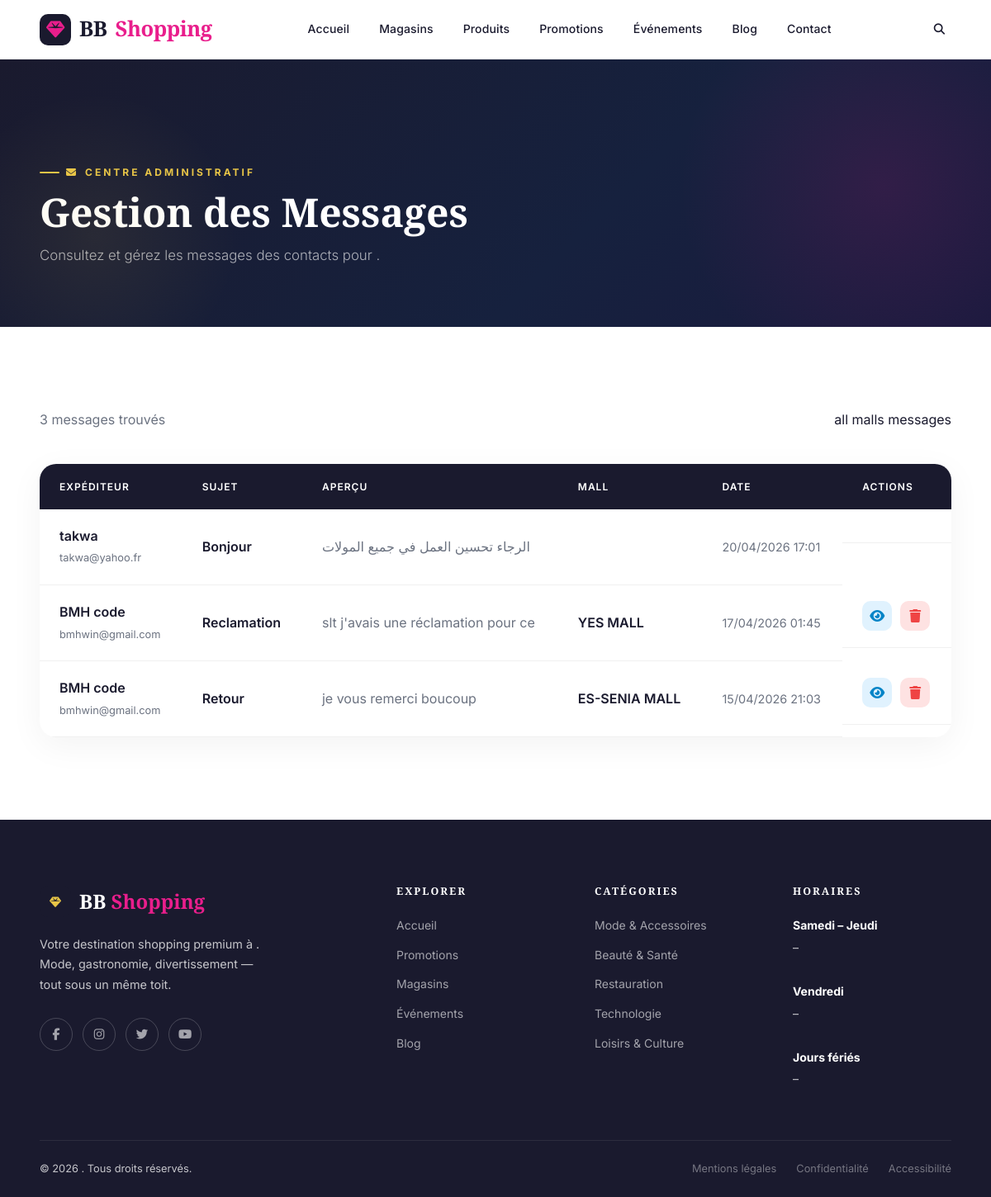
/contacts/, run on the app's committed database.
### centre_commercial/models.py (models this page shows, shortened)
class ContactMessage(models.Model):
    mall = models.ForeignKey(Mall, null=True, blank=True, on_delete=models.SET_NULL,  related_name='contacts')
    name = models.CharField(max_length=100, verbose_name="Name")
    email = models.EmailField(verbose_name="Email")
    subject = models.CharField(max_length=200, verbose_name="Subject")
    message = models.TextField(verbose_name="Message")
    created_at = models.DateTimeField(auto_now_add=True, verbose_name="Date created")

class Mall(models.Model):
    CITIES = [
        ('constantine', 'Constantine'),
        ('alger', 'Alger'),
        ('oran', 'Oran'),
        ('annaba', 'Annaba'),
        ('setif', 'Sétif'),
        ('autre', 'Autre'),
    ]
    name = models.CharField(max_length=200)
    slug = models.SlugField(unique=True, blank=True)
    city = models.CharField(max_length=50, choices=CITIES)
    region = models.CharField(max_length=100)
    address = models.CharField(max_length=300)
    image = models.ImageField(upload_to='malls/', blank=True, null=True)
    bg_color = models.CharField(max_length=200, default="linear-gradient(135deg,#1a1a2e,#2d1f6e)",
                                  verbose_name="Gradient CSS (fallback image)",
                                  help_text="Ex: linear-gradient(135deg,#1a1a2e,#e91e8c)")
    description_short = models.CharField(max_length=180, blank=True)
    description = models.TextField()
    is_open = models.BooleanField(default=True)
    is_featured = models.BooleanField(default=False)
    badge           = models.CharField(max_length=40, blank=True, verbose_name="Badge (ex: New, Phare)")
    observation     = models.TextField(blank=True, null=True, verbose_name="Observation") # En cas de fermeture ou autre
    phone        = models.CharField(max_length=20, blank=True, null=True, verbose_name="Phone")
    email            = models.EmailField(blank=True, null=True)
    website         = models.URLField(blank=True, null=True)
    opening_time = models.TimeField()
    closing_time = models.TimeField()
    number_of_shops = models.IntegerField(default=0)
    number_of_parking_spaces = models.IntegerField(default=0)
    created_at = models.DateTimeField(auto_now_add=True)
    updated_at = models.DateTimeField(auto_now=True)
    opening_date = models.DateField(blank=True, null=True, verbose_name="Opening date (if future)")
    class Meta:
        verbose_name = "Centre Commercial (Mall)"
        verbose_name_plural = "Centres Commerciaux (Malls)"
        ordering = ['-is_featured', 'name']

### centre_commercial/views.py (the view)
# urls.py: path('contacts/', views.ContactMessageListView.as_view(), name='contacts_messages_all'),
class ContactMessageListView(ListView):
    model = ContactMessage
    template_name = 'mall/contacts_messages_list.html'
    context_object_name = 'contacts'
    ordering = ['-created_at']
    def get_queryset(self):
        self.mall_slug = self.kwargs.get('slug')  # ✅ التصحيح هنا
        self.mall = None
        if self.mall_slug:
            self.mall = get_object_or_404(Mall, slug=self.mall_slug)
            return ContactMessage.objects.filter(mall=self.mall).order_by('-created_at')
        return ContactMessage.objects.all().order_by('-created_at')
    def get_context_data(self, **kwargs):
        context = super().get_context_data(**kwargs)
        context['mall'] = self.mall #get_object_or_404(Mall, slug=self.kwargs['mall_slug'])
        return context

### centre_commercial/context_processors.py (called while the page is built)
def cart_processor(request):
    cart_count = 0
    if request.user.is_authenticated:
        order = Order.objects.filter(user=request.user, status='pending').first()
        if order:
            cart_count = sum(item.quantity for item in order.items.all())
    return {
        'cart_count': cart_count
    }

### templates/mall/contacts_messages_list.html (shortened to what this page needs)
{% extends 'base.html' %}
{% load static %}
{% block content %}
<section class="ym-page-hero">
  <div class="ym-container">
    <p class="ym-eyebrow"><i class="fas fa-envelope"></i> Centre Administratif</p>
    <h1 class="ym-section-title">Gestion des Messages</h1>
    <p class="ym-section-subtitle">Consultez et gérez les messages des contacts pour <strong>{{ mall.name }}</strong>.</p>
  </div>
</section>
<section class="ym-section ym-section--light">
    <div class="ym-container">
        <div class="dashboard-header ym-reveal">
            <div>
                <p style="color: #6b7280;">{{ contacts|length }} message{{ contacts|pluralize:"s" }} trouvé{{ contacts|pluralize:"s" }}</p>
            </div>
            {% if mall and mall.slug %}
            <a href="{% url 'contact_message_create' mall.slug %}" class="ym-btn ym-btn--primary">
                <i class="fas fa-plus"></i> Nouveau message
            </a>
            {% else %}
                <span>all malls messages</span>
            {% endif %}
        </div>
        <div class="dashboard-card ym-reveal">
            <table class="dashboard-table">
                <thead>
                    <tr>
                        <th>Expéditeur</th>
                        <th>Sujet</th>
                        <th>Aperçu</th>
                        <th>Mall</th>
                        <th>Date</th>
                        <th>Actions</th>
                    </tr>
                </thead>
                <tbody>
                    {% for message in contacts %}
                    <tr>
                        <td>
                            <span class="mall-name">{{ message.name }}</span>
                            <span class="mall-city">{{ message.email }}</span>
                        </td>
                        <td style="font-weight: 600; color: #1a1a2e;">{{ message.subject }}</td>
                        <td style="color: #6b7280;">{{ message.message|truncatewords:10 }}</td>
                        <td style="font-weight: 600; color: #1a1a2e;">{{ message.mall.name }}</td>
                        <td style="font-size: 0.9rem; color: #6b7280;">{{ message.created_at|date:"d/m/Y H:i" }}</td>
                        <td class="actions-cell">
 {% if message.mall and message.mall.slug %}
    <a href="{% url 'contact_message_detail' message.mall.slug message.id %}" class="btn-action btn-view" title="Voir les détails">
        <i class="fas fa-eye"></i>
    </a>
    <a href="{% url 'contact_message_delete' message.mall.slug message.id %}" class="btn-action btn-delete" title="Supprimer">
        <i class="fas fa-trash"></i>
    </a>
{% endif %}
                    {% endfor %}
                </tbody>
            </table>
        </div>
    </div>
</section>
{% endblock %}

### static/css/main.css (style rules this page uses)
:root { --color-primary: #1a1a2e; --color-secondary: #16213e; --color-accent: #e8c547; --color-accent2: #c9a227; --color-pink: #e91e8c; --color-surface: #ffffff; --color-bg: #f7f5f2; --color-text: #1a1a2e; --color-muted: #6b7280; --color-border: #e5e7eb; --font-display: 'Playfair Display', Georgia, serif; --font-body: 'Inter', system-ui, sans-serif; --radius-sm: 6px; --radius-md: 12px; --radius-lg: 20px; --radius-xl: 32px; --shadow-sm: 0 2px 8px rgba(0,0,0,.06); --shadow-md: 0 8px 30px rgba(0,0,0,.10); --shadow-lg: 0 20px 60px rgba(0,0,0,.15); --shadow-xl: 0 30px 80px rgba(0,0,0,.20); --transition: 0.3s cubic-bezier(0.4, 0, 0.2, 1); --transition-slow: 0.6s cubic-bezier(0.4, 0, 0.2, 1); }
*, *::before, *::after { box-sizing: border-box; margin: 0; padding: 0; }
html { scroll-behavior: smooth; }
body { font-family: var(--font-body); background-color: var(--color-bg); color: var(--color-text); overflow-x: hidden; line-height: 1.6; }
h1, h2, h3, h4, h5 { font-family: var(--font-display); line-height: 1.2; font-weight: 700; }
a { color: inherit; text-decoration: none; }
.ym-section { padding: 100px 0; }
.ym-section--light { background: #fff; }
.ym-container { width: 100%; max-width: 1380px; margin: 0 auto; padding: 0 48px; }
.ym-eyebrow { display: inline-flex; align-items: center; gap: 8px; font-size: 0.75rem; font-weight: 700; letter-spacing: 3px; text-transform: uppercase; color: var(--color-pink); margin-bottom: 12px; }
.ym-eyebrow::before { content: ''; width: 24px; height: 2px; background: currentColor; border-radius: 2px; }
.ym-section-title { font-family: var(--font-display); font-size: clamp(2rem, 4vw, 3.2rem); color: inherit; line-height: 1.1; }
.ym-section-subtitle { color: var(--color-muted); font-size: 1.05rem; font-weight: 300; margin-top: 12px; max-width: 520px; line-height: 1.7; }
.ym-reveal { opacity: 0; transform: translateY(40px); transition: opacity 0.7s ease, transform 0.7s ease; }
.ym-reveal.visible { opacity: 1; transform: translateY(0); }
.ym-page-hero { background: linear-gradient(135deg, var(--color-primary) 0%, #16213e 60%, #1a1a3e 100%); padding: 120px 0 72px; position: relative; overflow: hidden; }
.ym-page-hero::before { content: ''; position: absolute; top: -30%; right: -10%; width: 500px; height: 500px; background: radial-gradient(circle, rgba(233,30,140,0.12) 0%, transparent 70%); pointer-events: none; }
.ym-page-hero::after { content: ''; position: absolute; bottom: -20%; left: -5%; width: 350px; height: 350px; background: radial-gradient(circle, rgba(232,197,71,0.08) 0%, transparent 70%); pointer-events: none; }
.ym-page-hero .ym-eyebrow { color: var(--color-accent); }
.ym-page-hero .ym-section-title { color: #fff; max-width: 700px; }
.ym-page-hero .ym-section-subtitle { color: rgba(255,255,255,0.65); }

### templates/mall/contacts_messages_list.html (style rules this page uses)
.dashboard-header { display: flex; justify-content: space-between; align-items: center; margin-bottom: 40px; }
.dashboard-card { background: #fff; border-radius: 20px; overflow: hidden; box-shadow: 0 10px 40px rgba(0,0,0,0.05); }
.dashboard-table { width: 100%; border-collapse: collapse; }
.dashboard-table th { background: #1a1a2e; color: #fff; text-align: left; padding: 18px 24px; font-weight: 600; text-transform: uppercase; font-size: 0.75rem; letter-spacing: 1px; }
.dashboard-table td { padding: 20px 24px; border-bottom: 1px solid #f0f0f0; vertical-align: middle; }
.mall-name { font-weight: 600; color: #1a1a2e; display: block; }
.mall-city { font-size: 0.8rem; color: #6b7280; }
.actions-cell { display: flex; gap: 10px; }
.btn-action { width: 36px; height: 36px; border-radius: 10px; display: flex; align-items: center; justify-content: center; transition: all 0.2s ease; border: none; cursor: pointer; text-decoration: none; }
.btn-delete { background: #fee2e2; color: #ef4444; }
.btn-view { background: #e0f2fe; color: #0284c7; }

### data on the page
ContactMessage: name "takwa", email "takwa@yahoo.fr", subject "Bonjour", message "الرجاء تحسين العمل في جميع المولات", created_at "20/04/2026 17:01"
ContactMessage: name "BMH code", email "bmhwin@gmail.com", subject "Reclamation", message "slt j'avais une réclamation pour ce", mall.name "YES MALL", created_at "17/04/2026 01:45"
ContactMessage: name "BMH code", email "bmhwin@gmail.com", subject "Retour", message "je vous remerci boucoup", mall.name "ES-SENIA MALL", created_at "15/04/2026 21:03"

### other printed values
{{ contacts|length }} "3"
